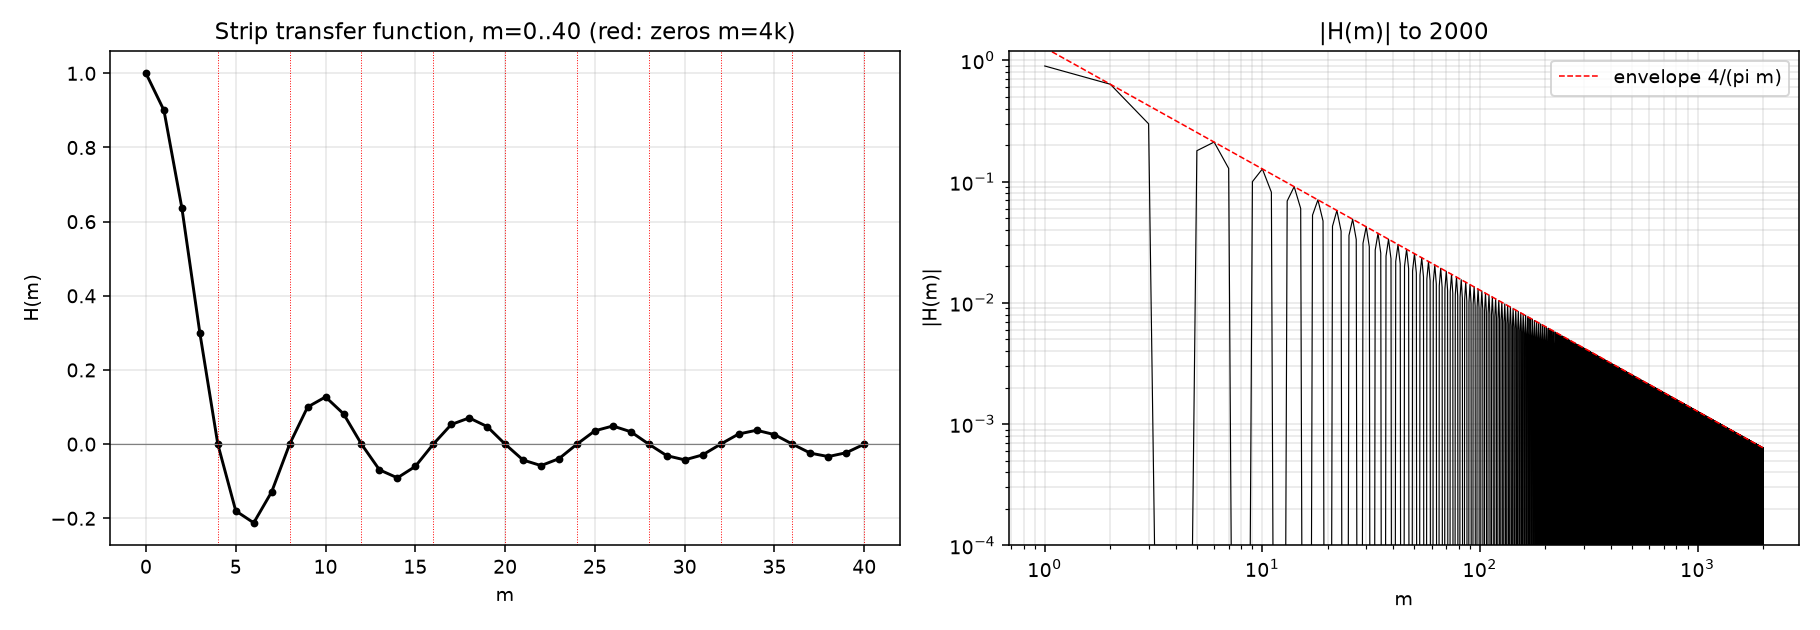

This figure's Python source:
# (d) Transfer function of the 90 deg longitude strip average, H(m)=sin(m*45deg)/(m*45deg); zeros at m=4,8,12,...
import numpy as np,matplotlib;matplotlib.use("Agg");import matplotlib.pyplot as plt
m=np.arange(0,2001);H=np.sinc(m*45/180);fig,ax=plt.subplots(1,2,figsize=(13,4.5))
ax[0].plot(m[:41],H[:41],"k.-");ax[0].axhline(0,color="gray",lw=.6);[ax[0].axvline(k,color="r",lw=.5,ls=":") for k in range(4,41,4)]
ax[0].set(xlabel="m",ylabel="H(m)",title="Strip transfer function, m=0..40 (red: zeros m=4k)");ax[0].grid(alpha=.3)
ax[1].loglog(m[1:],np.abs(H[1:])+1e-20,"k-",lw=.6);ax[1].loglog(m[1:],1/(m[1:]*np.pi/4),"r--",lw=.8,label="envelope 4/(pi m)");ax[1].set(xlabel="m",ylabel="|H(m)|",ylim=(1e-4,1.2),title="|H(m)| to 2000");ax[1].legend();ax[1].grid(alpha=.3,which="both")
plt.tight_layout();plt.savefig("A_required_web_transfer.png",dpi=140)
